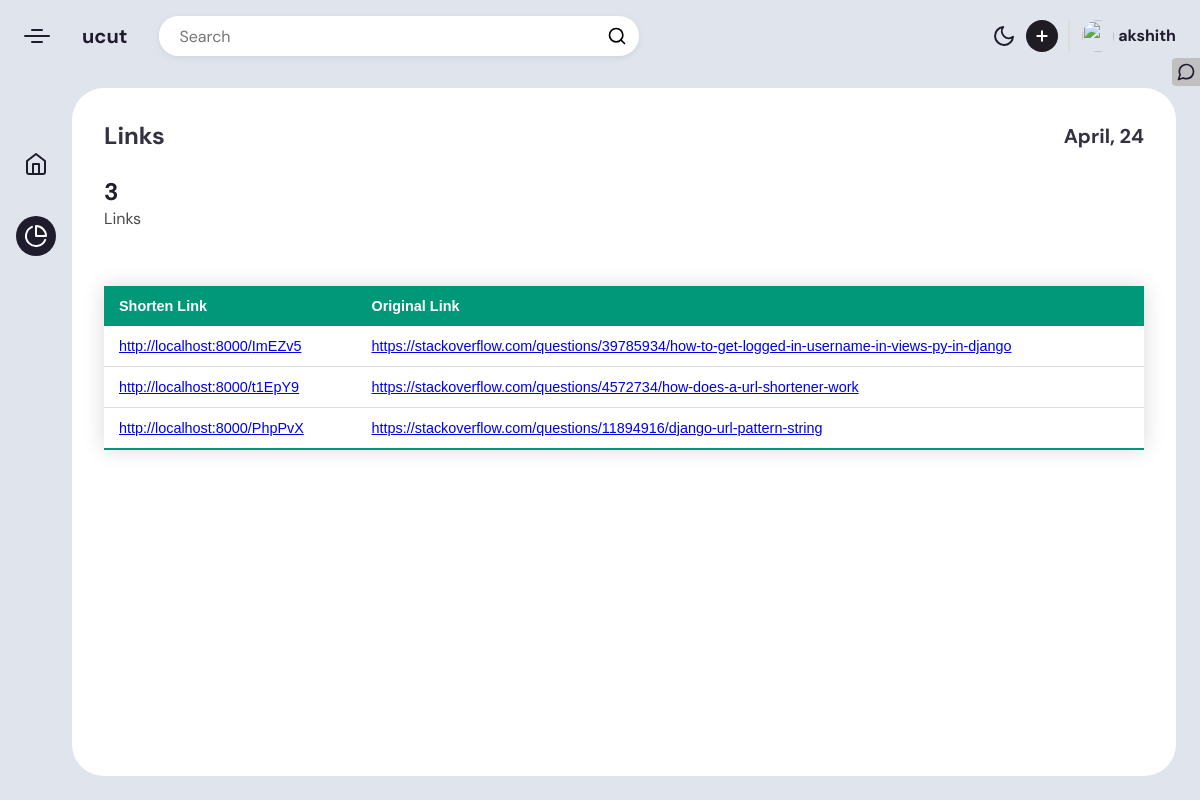
The page /dashboard/ (signed in) on the database its author committed.
### app/models.py (models this page shows, shortened)
class Short(models.Model):
  initurl = models.CharField(max_length=500)
  shortenurl = models.CharField(max_length=10, default="")
  author=models.CharField(max_length=100, default="")

### dashboard/views.py (the view)
# urls.py: path('',views.index, name="homepage"),
def index(request):
  months = ["Unknown",
          "January",
          "February",
          "March",
          "April",
          "May",
          "June",
          "July",
          "August",
          "September",
          "October",
          "November",
          "December"]
  if request.user.is_authenticated:
    name = request.user.username
    today = date.today()
    month = months[today.month]
    day = today.day
    links = Short.objects.filter(author=request.user.username)
    count = 0
    for link in links:
      count = count+1
    return render(request, 'dashboard/index.html', {'links':links,'count':count, 'month':month, 'day':day, 'name':name })
  else:
    return redirect(request,'/')

### dashboard/templates/dashboard/index.html (shortened to what this page needs)
{% load static %}
<!DOCTYPE html>
<html lang="en">
<head>
  <link rel="stylesheet" href="https://cdnjs.cloudflare.com/ajax/libs/normalize/5.0.0/normalize.min.css">
  <link rel="stylesheet" href="{% static 'dashboard/styles.css' %}">
</head>
<body>
  <div class="app-container">
    <div class="app-header">
      <div class="app-header-left">
        <span class="app-icon"></span>
        <p class="app-name">ucut</p>
        <div class="search-wrapper">
          <input class="search-input" id="searchbar" onkeyup="search_link()" type="text" placeholder="Search">
          <svg xmlns="http://www.w3.org/2000/svg" width="20" height="20" fill="none" stroke="currentColor"
            stroke-linecap="round" stroke-linejoin="round" stroke-width="2" class="feather feather-search"
            viewBox="0 0 24 24">
            <defs></defs>
            <circle cx="11" cy="11" r="8"></circle>
            <path d="M21 21l-4.35-4.35"></path>
          </svg>
        </div>
      </div>
      <div class="app-header-right">
        <button class="mode-switch" title="Switch Theme">
          <svg class="moon" fill="none" stroke="currentColor" stroke-linecap="round" stroke-linejoin="round"
            stroke-width="2" width="24" height="24" viewBox="0 0 24 24">
            <defs></defs>
            <path d="M21 12.79A9 9 0 1111.21 3 7 7 0 0021 12.79z"></path>
          </svg>
        </button>
        <button class="add-btn" title="Add New Link">
          <svg class="btn-icon" xmlns="http://www.w3.org/2000/svg" width="16" height="16" viewBox="0 0 24 24"
            fill="none" stroke="currentColor" stroke-width="3" stroke-linecap="round" stroke-linejoin="round"
            class="feather feather-plus">
            <line x1="12" y1="5" x2="12" y2="19" />
            <line x1="5" y1="12" x2="19" y2="12" /></svg>
        </button>
        <button class="profile-btn">
          <img src="https://simpleurlshorten.s3.us-east-2.amazonaws.com/default+user.png" />
          <span>{{name}}</span>
        </button>
      </div>
      <button class="messages-btn" title="View Messages from Admin">
      </button>
    </div>
    <div class="app-content">
      <div class="app-sidebar">
        <a href="http://localhost:8000/" class="app-sidebar-link">
          <svg xmlns="http://www.w3.org/2000/svg" width="24" height="24" viewBox="0 0 24 24" fill="none"
            stroke="currentColor" stroke-width="2" stroke-linecap="round" stroke-linejoin="round"
            class="feather feather-home">
            <path d="M3 9l9-7 9 7v11a2 2 0 0 1-2 2H5a2 2 0 0 1-2-2z" />
            <polyline points="9 22 9 12 15 12 15 22" /></svg>
        </a>
        <a href="#" class="app-sidebar-link active">
          <svg class="link-icon" xmlns="http://www.w3.org/2000/svg" width="24" height="24" fill="none"
            stroke="currentColor" stroke-linecap="round" stroke-linejoin="round" stroke-width="2"
            class="feather feather-pie-chart" viewBox="0 0 24 24">
            <defs />
            <path d="M21.21 15.89A10 10 0 118 2.83M22 12A10 10 0 0012 2v10z" />
          </svg>
        </a>
      </div>
      <div class="projects-section">
        <div class="projects-section-header">
          <p>Links</p>
          <p class="time">{{month}}, {{day}}</p>
        </div>
        <div class="projects-section-line">
          <div class="projects-status">
            <div class="item-status">
              <span class="status-number">{{ count }}</span>
              <span class="status-type">Links</span>
            </div>
          </div>
        </div>
        <table class="rtable styled-table">
          <thead>
            <tr>
              <th>Shorten Link</th>
              <th>Original Link</th>
            </tr>
          </thead>
          <tbody>
            {% for link in links %}
              <tr>
                <td><a href="http://localhost:8000/{{link.shortenurl}}" target="_blank" class="links">http://localhost:8000/{{link.shortenurl}}</a></td>
                <td><a href="{{link.initurl}}"  class="links">{{link.initurl}}</a></td>
              </tr>
            {% endfor %}
          </tbody>
        </table>
      </div>
    </div>
  </div>
</body>
</html>

### rows shown on the page
Short: shortenurl "ImEZv5", initurl "https://stackoverflow.com/questions/39785934/how-to-get-logged-in-username-in-views-py-in-django"
Short: shortenurl "t1EpY9", initurl "https://stackoverflow.com/questions/4572734/how-does-a-url-shortener-work"
Short: shortenurl "PhpPvX", initurl "https://stackoverflow.com/questions/11894916/django-url-pattern-string"

### other values the page prints
{{ name }} "akshith"
{{ count }} "3"
